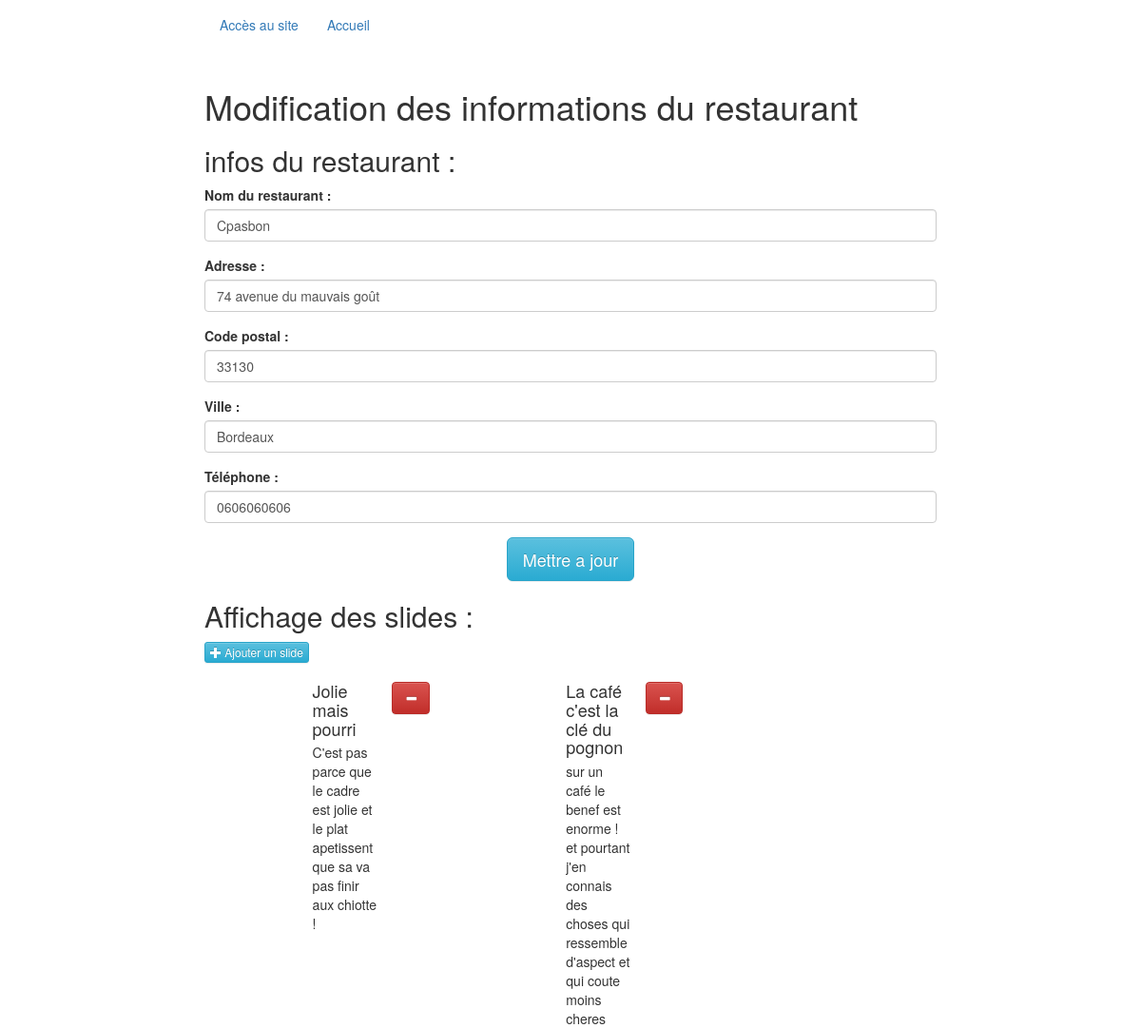
Screenshot of /admin/editInfoResto.php with the database file from the repository.
### tables this page shows
CREATE TABLE `contact_information` (
  `id` int(11) NOT NULL,
  `data` varchar(255) NOT NULL,
  `value` varchar(255) NOT NULL
);

### admin/editInfoResto.php (the view, shortened to what this page needs)
<?php
require_once '../inc/connect.php';
$edit = $bdd->prepare('SELECT * FROM contact_information');
if($edit->execute()) {
    $infos = $edit->fetchAll(PDO::FETCH_ASSOC);
}
else {
    var_dump($edit->errorInfo());
    die;
}
require_once 'header.php'; ?>
<h1>Modification des informations du restaurant</h1>
<h2>infos du restaurant :</h2>
<form class="" method="post" enctype="multipart/form-data">
    <div class="form-group">
        <label for="name">Nom du restaurant : </label>
        <input class="form-control" type="text" id="name" name="name" value="<?= $infos[0]['value'] ; ?>">
    </div>
    <div class="form-group">
        <label for="adress">Adresse : </label>
        <input class="form-control" type="text" id="adress" name="adress" value="<?= $infos[1]['value'] ; ?>">
    </div>
    <div class="form-group">
        <label for="zipcode">Code postal : </label>
        <input class="form-control" type="text" id="zipcode" name="zipcode" value="<?= $infos[2]['value'] ; ?>">
    </div>
    <div class="form-group">
        <label for="city">Ville : </label>
        <input class="form-control" type="text" id="city" name="city" value="<?= $infos[3]['value'] ; ?>">
    </div>
    <div class="form-group">
        <label for="phone">Téléphone : </label>
        <input class="form-control" type="num" id="phone" name="phone" value="<?= $infos[4]['value'] ; ?>">
    </div>
    <input class="btn btn-info btn-lg center-block" type="submit" value="Mettre a jour">
</form>
<h2>Affichage des slides :</h2>
<a href="Addslide.php">
    <button type="button" class="btn btn-info btn-xs">
        <span class="glyphicon glyphicon-plus" aria-hidden="true"></span> Ajouter un slide
    </button>
</a>
<br><br>
<div class="row">
    <?php foreach ($infos as $value):
        if (strpos($value['data'],'slide_') === 0 ) :
            $slide = explode(',',$value['value']);
            ?>
            <div class="col-lg-4">
                <div class="media">
                  <div class="col-lg-5">
                  </div>
                  <div class="col-lg-5">
                    <h4 class="media-heading"><?= $slide[0] ?></h4>
                    <?= $slide[1] ?>
                  </div>
                  <a class="" href="deleteSlide.php?id=<?= $value['id'] ?>"<?= $slide[0] ?>><button class="col-lg-2 btn btn-danger" type="button"><i class="glyphicon glyphicon-minus"></i></button></a>
                </div>
            </div>
        <?php endif ; ?>
    <?php endforeach; ?>
</div>
<?php require_once 'footer.php'; ?>

### rows the page displays
contact_information: name "Cpasbon"
contact_information: adress "74 avenue du mauvais goût"
contact_information: zipcode "33130"
contact_information: city "Bordeaux"
contact_information: phone "0606060606"
contact_information: value "Jolie mais pourri", value "C'est pas parce que le cadre est jolie et le plat apetissent que sa va pas finir aux chiotte !"
contact_information: value "La café c'est la clé du pognon", value "sur un café le benef est enorme ! et pourtant j'en connais des choses qui ressemble d'aspect et qui coute moins cheres"
